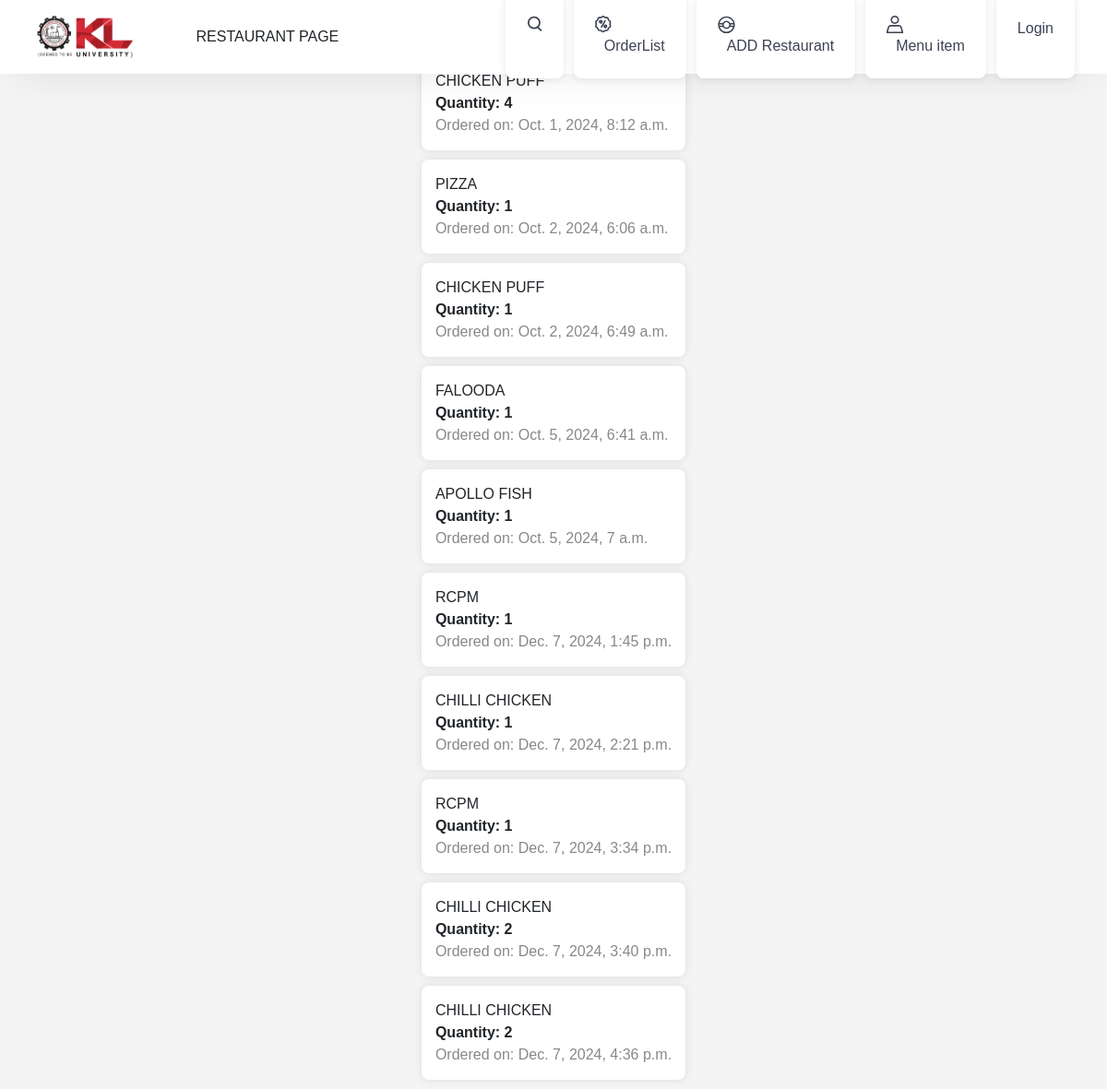
Screenshot of /Restaurant/orders/ with the database file from the repository.
### Project/models.py (models this page shows, shortened)
class Order(models.Model):
    menu_item = models.ForeignKey(MenuItem, on_delete=models.CASCADE, related_name='project_orders')
    quantity = models.PositiveIntegerField()
    order_date = models.DateTimeField(auto_now_add=True)

class MenuItem(models.Model):
    restaurant = models.ForeignKey(Restaurant, on_delete=models.CASCADE)
    name = models.CharField(max_length=100)
    description = models.TextField()
    price = models.DecimalField(max_digits=5, decimal_places=2)

### Restaurant/views.py (the view)
# urls.py: path('orders/', views.order_list, name='order_list'),
def order_list(request):
    orders = Order.objects.all()
    return render(request, 'Restaurant/order_list1.html', {'orders': orders})

### templates/Restaurant/order_list1.html (shortened to what this page needs)
{% extends 'Navbar/restaurantnavbar.html' %}
    {% block body %}
</head>
<body>
    <ul>
        {% for order in orders %}
            <li>
                <span>{{ order.menu_item.name }}</span>
                <span class="quantity">Quantity: {{ order.quantity }}</span>
                <span class="date">Ordered on: {{ order.order_date }}</span>
            </li>
        {% endfor %}
    </ul>
    {% endblock %}

### static/css/style.css (style rules this page uses)
* { margin: 0; padding: 0; font-family: 'Mulish', sans-serif; }

### templates/Restaurant/order_list1.html (style rules this page uses)
body { font-family: Arial, sans-serif; background-color: #f4f4f4; margin: 0; padding: 0; display: flex; justify-content: center; align-items: center; height: 100vh; }
ul { list-style-type: none; padding: 0; }
li { background: #fff; margin: 10px 0; padding: 15px; border-radius: 8px; box-shadow: 0 0 10px rgba(0, 0, 0, 0.1); }
li span { display: block; }
li span.quantity { font-weight: bold; }
li span.date { color: #888; }

### rows the page displays
Order: menu_item.name "CHICKEN PUFF", quantity "4", order_date "Oct. 1, 2024, 8:12 a.m."
Order: menu_item.name "PIZZA", quantity "1", order_date "Oct. 2, 2024, 6:06 a.m."
Order: menu_item.name "CHICKEN PUFF", quantity "1", order_date "Oct. 2, 2024, 6:49 a.m."
Order: menu_item.name "FALOODA", quantity "1", order_date "Oct. 5, 2024, 6:41 a.m."
Order: menu_item.name "APOLLO FISH", quantity "1", order_date "Oct. 5, 2024, 7 a.m."
Order: menu_item.name "RCPM", quantity "1", order_date "Dec. 7, 2024, 1:45 p.m."
Order: menu_item.name "CHILLI CHICKEN", quantity "1", order_date "Dec. 7, 2024, 2:21 p.m."
Order: menu_item.name "RCPM", quantity "1", order_date "Dec. 7, 2024, 3:34 p.m."
Order: menu_item.name "CHILLI CHICKEN", quantity "2", order_date "Dec. 7, 2024, 3:40 p.m."
Order: menu_item.name "CHILLI CHICKEN", quantity "2", order_date "Dec. 7, 2024, 4:36 p.m."
